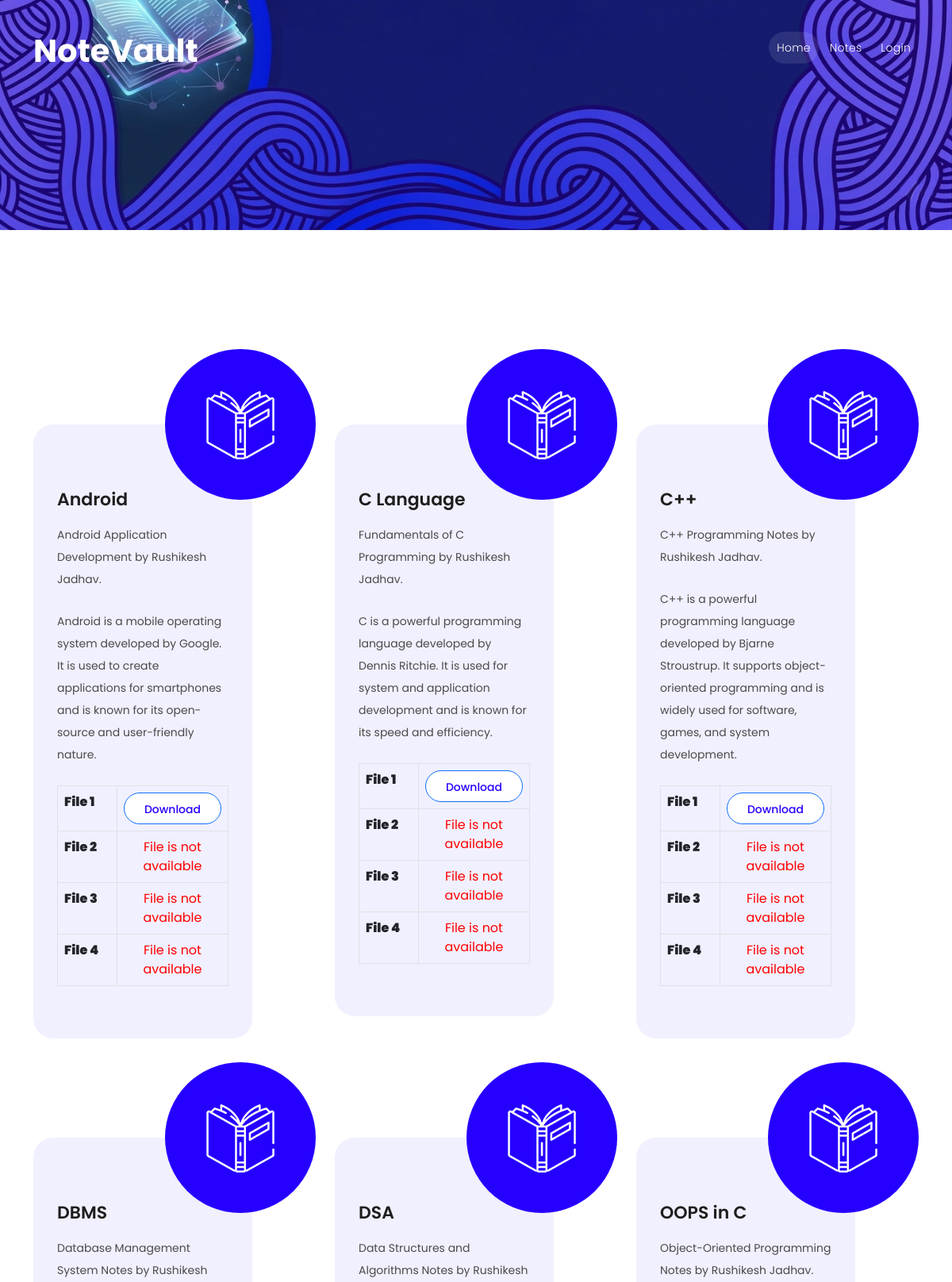
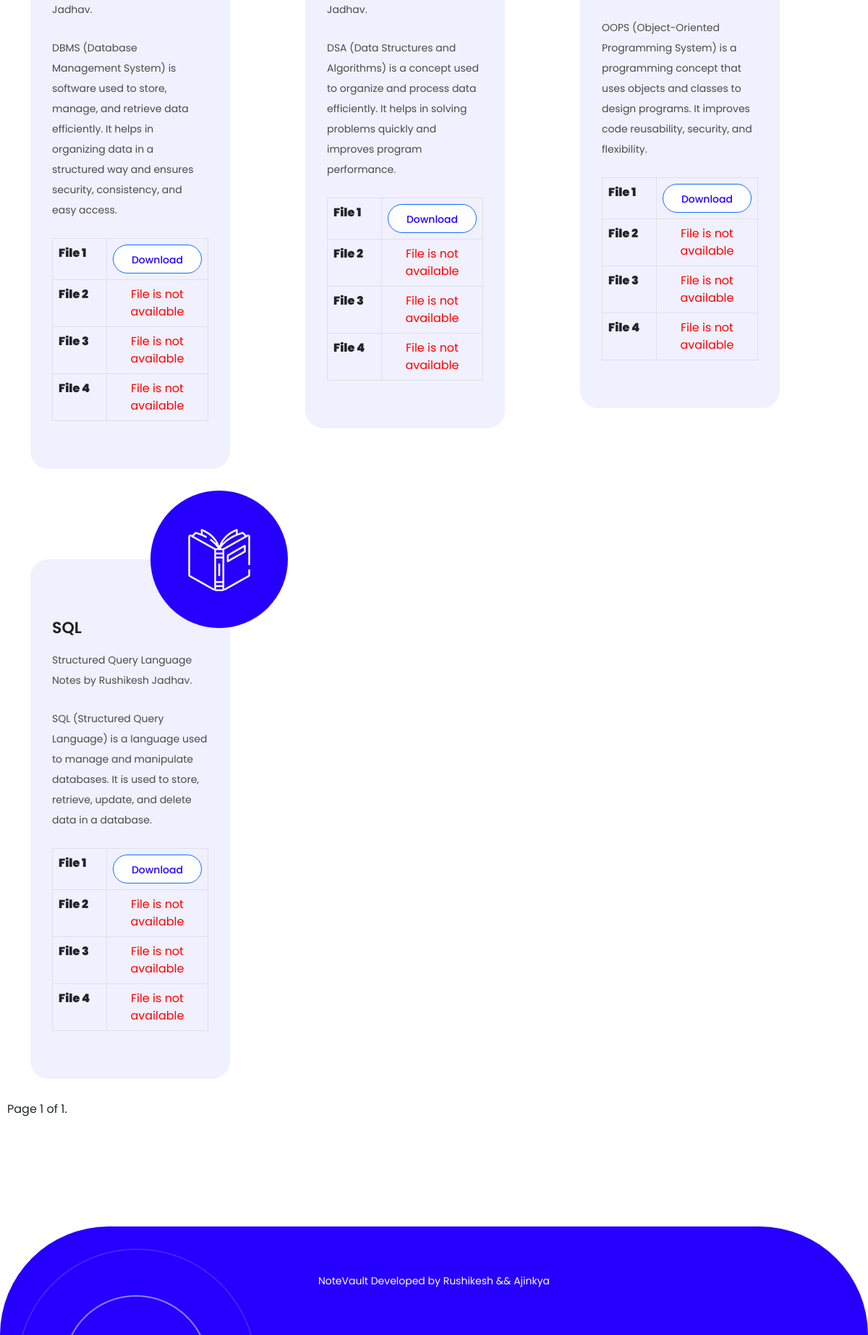
/Notes (signed in), run on the app's committed database (2 pictures, top to bottom).
### nssapp/models.py (models this page shows, shortened)
class Notes(models.Model):
    nsuser = models.ForeignKey(UserReg, on_delete=models.CASCADE, null=True, blank=True, related_name='notes')
    notestitle = models.CharField(max_length=250)
    subject = models.CharField(max_length=250)
    notesdesc = models.TextField()
    file1 = models.FileField(upload_to='notes_files', null=True, blank=True)
    file2 = models.FileField(upload_to='notes_files', null=True, blank=True)
    file3 = models.FileField(upload_to='notes_files', null=True, blank=True)
    file4 = models.FileField(upload_to='notes_files', null=True, blank=True)
    created_at = models.DateTimeField(auto_now_add=True)
    updated_at = models.DateTimeField(auto_now=True)

class UserReg(models.Model):
    admin = models.OneToOneField(CustomUser, on_delete=models.CASCADE, null=True, blank=True)
    mobilenumber = models.CharField(max_length=11)
    regdate_at = models.DateTimeField(auto_now_add=True)
    updated_at = models.DateTimeField(auto_now=True)

class CustomUser(AbstractUser):
    USER ={
        (1,'admin'),
        (2,'nsuser'),
    }
    user_type = models.CharField(choices=USER,max_length=50,default=1)
    profile_pic = models.ImageField(upload_to='media/profile_pic')

### notessharing/views.py (the view)
# urls.py: path('Notes', views.NOTES_DETAILS, name='notes_details'),
@login_required(login_url='/')
def NOTES_DETAILS(request):
    data_list = Notes.objects.all()
    paginator = Paginator(data_list, 10)
    page_number = request.GET.get('page')
    try:
        data_list = paginator.page(page_number)
    except:
        data_list = paginator.page(1)
    return render(request, 'notes.html', {"data_list": data_list})

### templates/notes.html (shortened to what this page needs)
{% load static %}
<!DOCTYPE html>
<html lang="en">
  <head>
    <link href="{% static 'vendor/bootstrap/css/bootstrap.min.css' %}" rel="stylesheet">
    <link rel="stylesheet" href="{% static 'css/fontawesome.css' %}">
    <link rel="stylesheet" href="{% static 'css/templatemo-scholar.css' %}?v=5">
    <link rel="stylesheet" href="{% static 'css/owl.css' %}">
    <link rel="stylesheet" href="{% static 'css/animate.css' %}">
    <link rel="stylesheet"href="https://unpkg.com/swiper@7/swiper-bundle.min.css"/>
  </head>
<body>
  <header class="header-area header-sticky">
    <div class="container">
        <div class="row">
            <div class="col-12">
                <nav class="main-nav">
                        <h1 style="color: white;">NoteVault</h1>
                    <ul class="nav">
                      <li class="scroll-to-section"><a href="{% url 'index' %}" class="active">Home</a></li>
                      <li class="scroll-to-section"><a href="#services">Notes</a></li>
                      <li class="scroll-to-section"><a href="{% url 'login' %}">Login</a></li>
                  </ul>
                </nav>
            </div>
        </div>
    </div>
  </header>
  <div class="main-banner" id="top">
  </div>
  <div class="services section" id="services">
    <div class="container">
      <div class="row">
        {% for i in data_list %}
        <div class="col-lg-4 col-md-6">
          <div class="service-item">
            <div class="icon">
              <img src="{% static 'images/service-01.png' %}" alt="online degrees">
            </div>
            <div class="main-content">
              <h4>{{i.subject}}</h4>
              <p>{{i.notestitle}} by {{ i.nsuser.admin.first_name}} {{ i.nsuser.admin.last_name}}.</p>
              <p>{{i.notesdesc}}</p>
              <div class="main-button">
                <p><table class="table table-bordered" border="1"><tr>
                    <th width="200"><strong>File 1</strong></th>
                    <td colspan="3" style="text-align: center;"><a href="{% url 'download_note' i.id 1 %}" width="100" height="100" class="btn btn-primary btn-sm">Download</a></td>
                    </tr>
                    {% if i.file2 %}
                      <tr>
                    <th width="200"><strong>File 2</strong></th>
                    <td colspan="3" style="text-align: center;"><a href="{% url 'download_note' i.id 2 %}" width="100" height="100" class="btn btn-primary">Download</a></td>
                    </tr> {% else %}
                    <tr>
                    <th width="200"><strong>File 2</strong></th>
                    <td colspan="3" style="text-align: center;"><span style="color: red">File is not available</span></td>
                    </tr> {% endif %}
                    {% if i.file3 %}
                      <tr>
                    <th width="200"><strong>File 3</strong></th>
                    <td colspan="3" style="text-align: center;"><a href="{% url 'download_note' i.id 3 %}" width="100" height="100" class="btn btn-primary">Download</a></td>
                    </tr> {% else %}
                    <tr>
                    <th width="200"><strong>File 3</strong></th>
                    <td colspan="3" style="text-align: center;"><span style="color: red">File is not available</span></td>
                    </tr> {% endif %}
                    {% if i.file4 %}
                    <tr>
                  <th width="200"><strong>File 3</strong></th>
                  <td colspan="3" style="text-align: center;"><a href="{% url 'download_note' i.id 4 %}" width="100" height="100" class="btn btn-primary">Download</a></td>
                  </tr> {% else %}
                  <tr>
                  <th width="200"><strong>File 4</strong></th>
                  <td colspan="3" style="text-align: center;"><span style="color: red">File is not available</span></td>
                  </tr> {% endif %}</p></table>
              </div>
            </div>
          </div>
        </div>{% endfor %}
      </div>
    </div>
  </div>
  <div class="pagination">
    <span class="step-links">
        <span class="current" style="padding-left: 10px;padding-bottom: 10px;">
            Page {{ data_list.number }} of {{ data_list.paginator.num_pages }}.
        </span>
    </span>
</div>
  <footer>
    <div class="container">
      <div class="col-lg-12">
        <p>NoteVault Developed by Rushikesh && Ajinkya </p>
      </div>
    </div>
  </footer>
  </body>
</html>

### static/css/templatemo-scholar.css (style rules this page uses)
html, body, div, span, applet, object, iframe, h1, h2, h3, h4, h5, h6, p, blockquote, div pre, a, abbr, acronym, address, big, cite, code, del, dfn, em, font, img, ins, kbd, q, s, samp, small, strike, strong, sub, sup, tt, var, b, u, i, center, dl, dt, dd, ol, ul, li, figure, header, nav, section, article, aside, footer, figcaption { margin: 0; padding: 0; border: 0; outline: 0; }
ul, li { padding: 0; margin: 0; list-style: none; }
header, nav, section, article, aside, footer, hgroup { display: block; }
* { box-sizing: border-box; }
html, body { font-family: "Poppins", sans-serif; -ms-text-size-adjust: 100%; -webkit-font-smoothing: antialiased; -moz-osx-font-smoothing: grayscale; }
a { text-decoration: none !important; }
h1, h2, h3, h4, h5, h6 { color: #1e1e1e; margin-top: 0px; margin-bottom: 0px; font-weight: 700; }
ul { margin-bottom: 0px; }
p { font-size: 14px; line-height: 28px; color: #4a4a4a; }
img { width: 100%; overflow: hidden; }
html, body { font-family: "Poppins", sans-serif; }
.section { padding-top: 30px; margin-top: 120px; }
.main-button a { display: inline-block; background-color: #fff; color: #2600ff; font-size: 14px; font-weight: 500; height: 40px; line-height: 40px; padding: 0px 25px; border-radius: 20px; transition: all 0.3s; }
.header-area { position: absolute; background-color: transparent; top: 40px; left: 0; right: 0; z-index: 100; -webkit-transition: all 0.5s ease 0s; -moz-transition: all 0.5s ease 0s; -o-transition: all 0.5s ease 0s; transition: all 0.5s ease 0s; }
.header-area .main-nav { background: transparent; display: flex; }
.header-area .main-nav ul.nav { border-radius: 0px 0px 25px 25px; flex-basis: 100%; margin-right: 0px; justify-content: right; -webkit-transition: all 0.3s ease 0s; -moz-transition: all 0.3s ease 0s; -o-transition: all 0.3s ease 0s; transition: all 0.3s ease 0s; position: relative; z-index: 999; }
.header-area .main-nav .nav li:last-child { padding-right: 0px; }
.header-area .main-nav .nav li { padding-left: 5px; padding-right: 5px; height: 40px; line-height: 40px; }
.header-area .main-nav .nav li a { display: block; padding-left: 20px; padding-right: 20px; border-radius: 20px; font-weight: 300; font-size: 14px; height: 40px; line-height: 40px; text-transform: capitalize; color: #fff; -webkit-transition: all 0.4s ease 0s; -moz-transition: all 0.4s ease 0s; -o-transition: all 0.4s ease 0s; transition: all 0.4s ease 0s; border: transparent; letter-spacing: 0.25px; }
.header-area .main-nav .nav li a.active { color: #fff; background-color: rgba(255, 255, 255, 0.1); opacity: 1; }
.header-area.header-sticky .nav li a.active { color: #fff; }
@media (max-width: 1200px) { .header-area .main-nav .nav li { padding-left: 2px; padding-right: 2px; } }
@media (max-width: 1200px) { .header-area .main-nav .nav li a { padding-left: 10px; padding-right: 10px; } }
.main-banner { background-image: url(../images/banner-bg2.jpg) !important; background-position: right bottom; background-repeat: no-repeat; background-size: cover; padding: 170px 0px 120px 0px; }
.services .service-item { position: relative; margin-top: 95px; }
.services .service-item .icon { width: 190px; height: 190px; display: inline-block; text-align: center; line-height: 190px; background-color: #2600ff; border-radius: 50%; position: absolute; right: 0; top: -95px; }
.services .service-item .icon img { max-width: 86px; transition: all 0.2s; }
.services .service-item .main-content { border-radius: 25px; padding: 80px 30px 50px 30px; background-color: #f1f0fe; margin-bottom: 30px; margin-right: 80px; transition: all 0.4s; }
.services .service-item h4 { font-size: 22px; font-weight: 600; margin-bottom: 15px; line-height: 30px; transition: all 0.4s; }
.services .service-item p { color: #4a4a4a; margin-bottom: 25px; }
footer { margin-top: 150px; position: relative; background-color: #2600ff; vertical-align: middle; min-height: 150px; border-radius: 150px 150px 0px 0px; }
footer p { text-align: center; line-height: 150px; color: #fff; font-weight: 400; }
footer::before { background: url(../images/contact-dec-01.png); position: absolute; left: 30px; transform: rotate(180deg); opacity: 1; bottom: 0; width: 318px; height: 119px; content: ""; z-index: 2; }
body { overflow-x: hidden; }

### data on the page
Notes: subject "Android", notestitle "Android Application Development", nsuser.admin.first_name "Rushikesh", nsuser.admin.last_name "Jadhav", notesdesc "Android is a mobile operating system developed by Google. It is used to create applications for smartphones and is known for its open-source and user-friendly nature.", file2 "File 2", file3 "File 3", file4 "File 4"
Notes: subject "C Language", notestitle "Fundamentals of C Programming", nsuser.admin.first_name "Rushikesh", nsuser.admin.last_name "Jadhav", notesdesc "C is a powerful programming language developed by Dennis Ritchie. It is used for system and application development and is known for its speed and efficiency.", file2 "File 2", file3 "File 3", file4 "File 4"
Notes: subject "C++", notestitle "C++ Programming Notes", nsuser.admin.first_name "Rushikesh", nsuser.admin.last_name "Jadhav", notesdesc "C++ is a powerful programming language developed by Bjarne Stroustrup. It supports object-oriented programming and is widely used for software, games, and system development.", file2 "File 2", file3 "File 3", file4 "File 4"
Notes: subject "DBMS", notestitle "Database Management System Notes", nsuser.admin.first_name "Rushikesh", nsuser.admin.last_name "Jadhav", notesdesc "DBMS (Database Management System) is software used to store, manage, and retrieve data efficiently. It helps in organizing data in a structured way and ensures security, consistency, and easy access.", file2 "File 2", file3 "File 3", file4 "File 4"
Notes: subject "DSA", notestitle "Data Structures and Algorithms Notes", nsuser.admin.first_name "Rushikesh", nsuser.admin.last_name "Jadhav", notesdesc "DSA (Data Structures and Algorithms) is a concept used to organize and process data efficiently. It helps in solving problems quickly and improves program performance.", file2 "File 2", file3 "File 3", file4 "File 4"
Notes: subject "OOPS in C", notestitle "Object-Oriented Programming Notes", nsuser.admin.first_name "Rushikesh", nsuser.admin.last_name "Jadhav", notesdesc "OOPS (Object-Oriented Programming System) is a programming concept that uses objects and classes to design programs. It improves code reusability, security, and flexibility.", file2 "File 2", file3 "File 3", file4 "File 4"
Notes: subject "SQL", notestitle "Structured Query Language Notes", nsuser.admin.first_name "Rushikesh", nsuser.admin.last_name "Jadhav", notesdesc "SQL (Structured Query Language) is a language used to manage and manipulate databases. It is used to store, retrieve, update, and delete data in a database.", file2 "File 2", file3 "File 3", file4 "File 4"

### other printed values
{{ data_list.number }} "1"
{{ data_list.paginator.num_pages }} "1"
